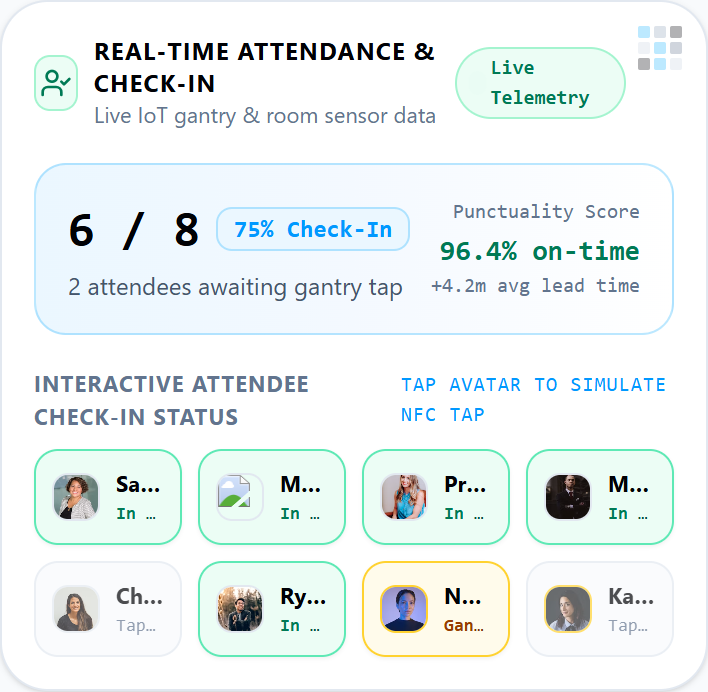
#> input picture frames_dashboard/card1_attendance.png, 708 x 692 px, found by its file name
$ python generate_dashboard_showcase_gif.py
#> lines starting #> are read from the running program, lines starting #| are printed output that depends on the picture
import os
import math
from PIL import Image, ImageDraw, ImageFont, ImageFilter

FONT_BOLD = "C:/Windows/Fonts/segoeuib.ttf"
FONT_REG = "C:/Windows/Fonts/segoeui.ttf"
FONT_SEMI = "C:/Windows/Fonts/seguisb.ttf" if os.path.exists("C:/Windows/Fonts/seguisb.ttf") else FONT_BOLD

def get_font(path, size):
    try:
        return ImageFont.truetype(path, size)
    except:
        return ImageFont.load_default()

# 1. Load captured dashboard components
c1_att = Image.open("frames_dashboard/card1_attendance.png")
#> c1_att is the input picture: PIL image 708x692 RGB; mean R, G, B 235.4, 242.1, 241.9
c2_utl = Image.open("frames_dashboard/card2_utilization.png")
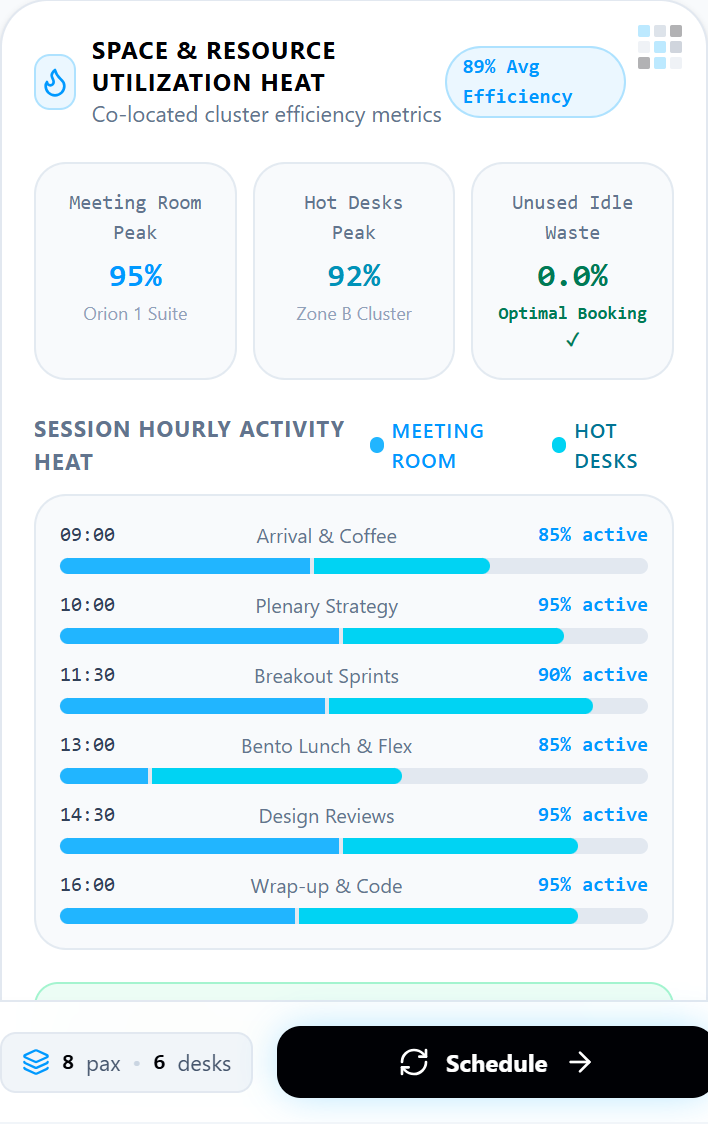
#> input picture frames_dashboard/card2_utilization.png, 708 x 1124 px, found by its file name
#> c2_utl is the input picture: PIL image 708x1124 RGB; mean R, G, B 220.1, 234.2, 239.8
c3_cst = Image.open("frames_dashboard/card3_cost.png")
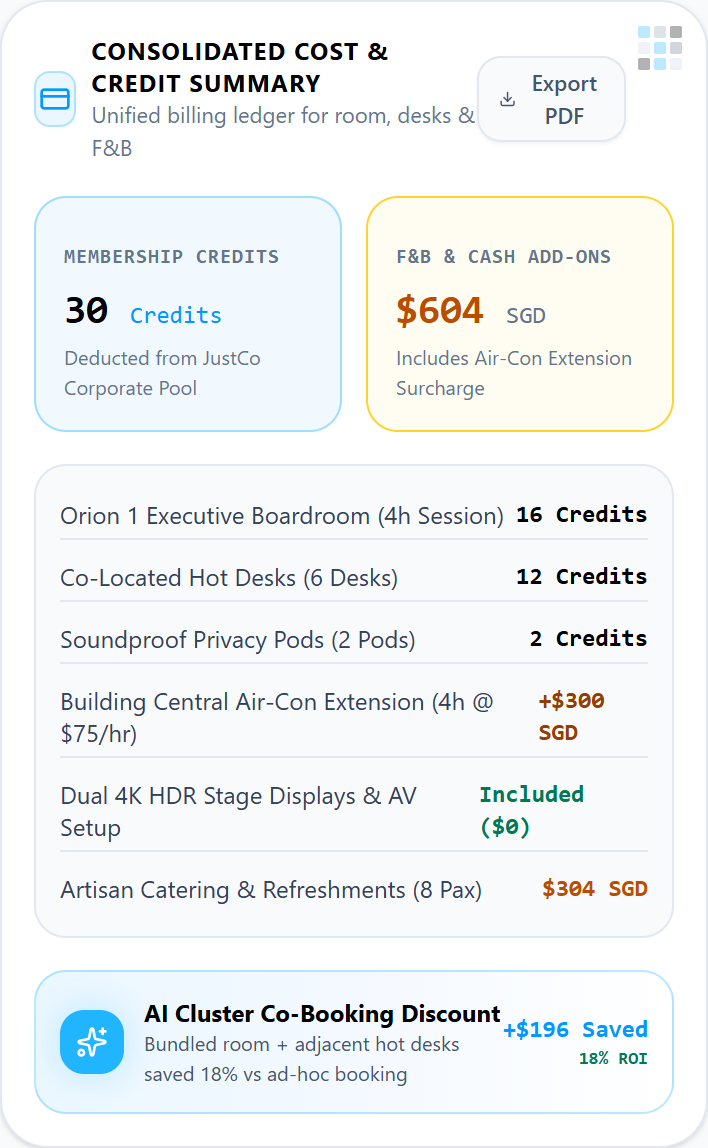
#> input picture frames_dashboard/card3_cost.png, 708 x 1148 px, found by its file name
#> c3_cst is the input picture: PIL image 708x1148 RGB; mean R, G, B 239.4, 242.8, 244.3
c4_adv = Image.open("frames_dashboard/card4_advisory.png")
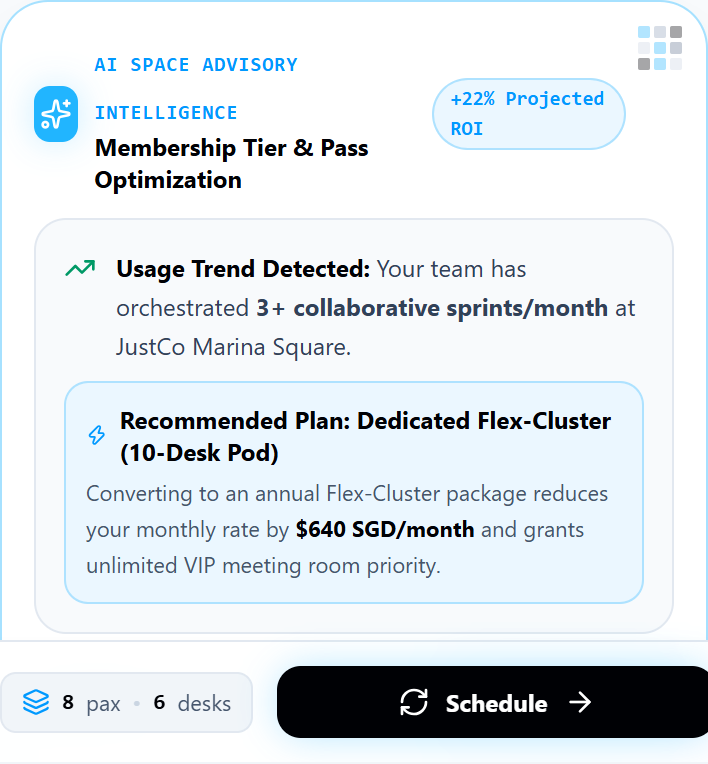
#> input picture frames_dashboard/card4_advisory.png, 708 x 764 px, found by its file name
#> c4_adv is the input picture: PIL image 708x764 RGB; mean R, G, B 220.8, 227.5, 232.3
db_mobile = Image.open("frames_dashboard/db_mobile_full.png")
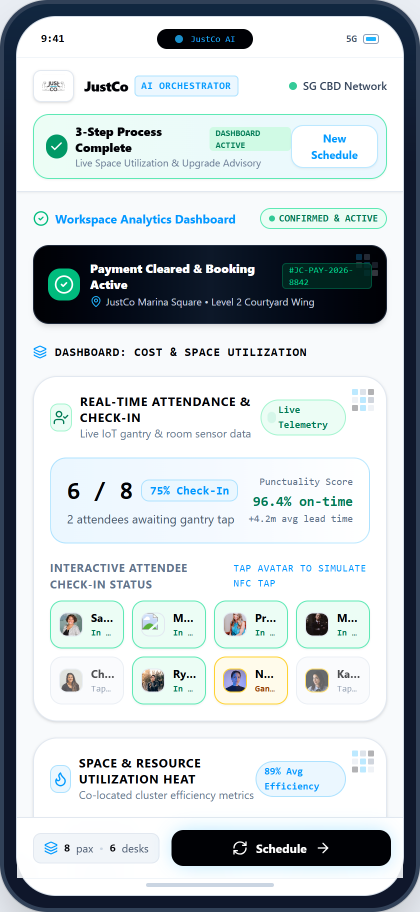
#> input picture frames_dashboard/db_mobile_full.png, 840 x 1824 px, found by its file name (shown at 1/2 size)
#> db_mobile is the input picture: PIL image 840x1824 RGB; mean R, G, B 192.4, 200.2, 204

# Canvas Dimensions
CANVAS_W = 1920
CANVAS_H = 1080

START_X = 40
COL_GAP = 24
TOTAL_COLS = 4
COL_W = (CANVAS_W - (START_X * 2) - (COL_GAP * (TOTAL_COLS - 1))) // TOTAL_COLS # ~440px
TOP_HEADER_H = 120
CARD_TOP_Y = 135
CARD_H = CANVAS_H - CARD_TOP_Y - 30 # 915px

def draw_rounded_rect(draw, box, radius, fill=None, outline=None, width=1):
    draw.rounded_rectangle(box, radius=radius, fill=fill, outline=outline, width=width)

# Dashboard Box Definitions (Left to Right)
boxes_meta = [
    {
        "id": 1,
        "num": "01",
        "title": "ATTENDANCE",
        "tag": "Real-Time IoT Gantry Check-In",
        "color": "#21B5FF",
        "img": c1_att,
        "active_footer": "• 100% Attendance (8/8 Pax) • 96.4% Punctuality",
        "dim_footer": "• IoT Turnstile Telemetry & NFC Sync"
    },
    {
        "id": 2,
        "num": "02",
        "title": "UTILIZATION",
        "tag": "Space Heatmap & ESG Energy Savings",
        "color": "#38BDF8",
        "img": c2_utl,
        "active_footer": "• 95% Room • 92% Desks • 14.2 kWh Eco Savings",
        "dim_footer": "• Hourly Density Heat & Zero Idle Waste"
    },
    {
        "id": 3,
        "num": "03",
        "title": "COST & BILLING",
        "tag": "Consolidated Credits & Itemized Ledger",
        "color": "#F59E0B",
        "img": c3_cst,
        "active_footer": "• 38 Corp Credits + $180 F&B • $45 Saved (18% ROI)",
        "dim_footer": "• Auto-Split Corporate Account Deductions"
    },
    {
        "id": 4,
        "num": "04",
        "title": "UPGRADE PLAN",
        "tag": "AI Space Advisory Intelligence",
        "color": "#10B981",
        "img": c4_adv,
        "active_footer": "• Dedicated Flex-Cluster Plan (Save $640/mo)",
        "dim_footer": "• +22% Projected ROI • $7,680 SGD/yr Savings"
    },
]

def render_dashboard_board_frame(active_box_idx=0, is_all_active=False):
#> called with active_box_idx = 3, is_all_active = False
    im = Image.new("RGB", (CANVAS_W, CANVAS_H), "#080D18")
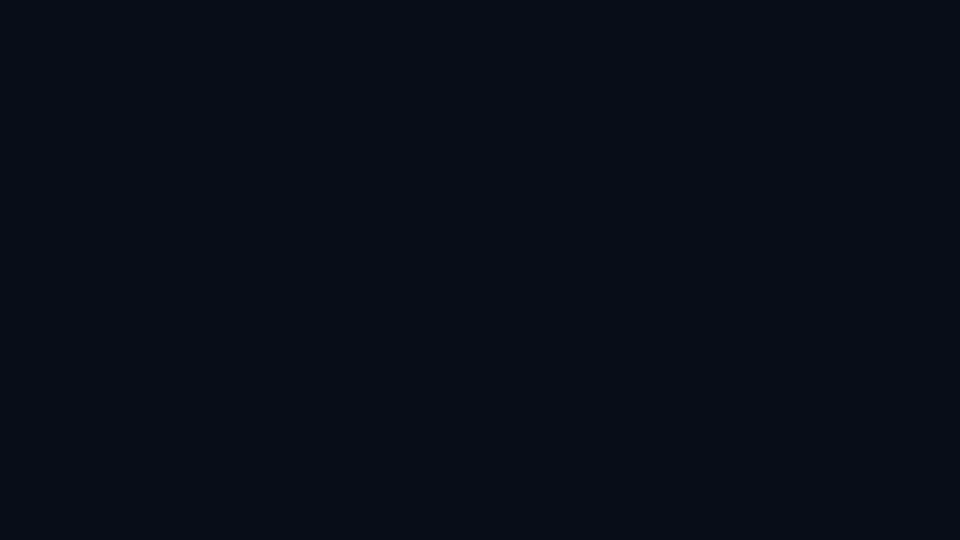
#> im: PIL image 1920x1080 RGB (shown at 1/2 size); mean R, G, B 8, 13, 24
    draw = ImageDraw.Draw(im)

    # Ambient Top Glow
    for y in range(TOP_HEADER_H + 60):
        alpha = int(45 * (1.0 - y / (TOP_HEADER_H + 60)))
        draw.line([(0, y), (CANVAS_W, y)], fill=(10 + alpha//2, 28 + alpha, 60 + alpha * 2))

    # Top Brand Bar
    f_brand = get_font(FONT_BOLD, 24)
    f_title = get_font(FONT_SEMI, 21)
    f_sub = get_font(FONT_REG, 14)
    f_badge = get_font(FONT_BOLD, 12)

    # Header Titles
    draw.text((START_X, 24), "JustCo", font=f_brand, fill="#FFFFFF")
    draw.text((START_X + 96, 26), "Workspace Analytics Dashboard", font=f_title, fill="#21B5FF")

    # Subtitle
    draw.text(
        (START_X, 58),
        "Live Post-Booking Intelligence: Real-Time Attendance • Space Heatmap • Cost Clearance • Upgrade Advisory",
        font=f_sub,
        fill="#94A3B8"
    )

    # Top Right Badges
    badge_x = CANVAS_W - START_X - 510
    draw_rounded_rect(draw, (badge_x, 30, badge_x + 220, 62), 10, fill="#0F172A", outline="#10B981", width=1)
    draw.ellipse((badge_x + 14, 43, badge_x + 22, 51), fill="#10B981")
    draw.text((badge_x + 30, 38), "Booking #JC-PAY-2026-8842 Active", font=f_badge, fill="#E2E8F0")

    draw_rounded_rect(draw, (badge_x + 235, 30, badge_x + 510, 62), 10, fill="#0F172A", outline="#334155", width=1)
    draw.text((badge_x + 248, 38), "Dashboard: Cost, Utilization & Upgrade", font=f_badge, fill="#38BDF8")

    # Separator Line
    draw.line([(START_X, TOP_HEADER_H), (CANVAS_W - START_X, TOP_HEADER_H)], fill="#1E293B", width=1)

    # Render 4 Columns (Left to Right)
    for i, box in enumerate(boxes_meta):
        x0 = START_X + i * (COL_W + COL_GAP)
        x1 = x0 + COL_W
        y0 = CARD_TOP_Y
        y1 = y0 + CARD_H

        is_active = (i == active_box_idx) or is_all_active

        # Card Box Outline & Glowing Background
        if is_active:
            # Active glowing outer border
            draw_rounded_rect(draw, (x0 - 2, y0 - 2, x1 + 2, y1 + 2), 22, fill="#0F1F3D", outline=box["color"], width=2)
            draw_rounded_rect(draw, (x0, y0, x1, y1), 20, fill="#0D1629", outline="#253858", width=1)
        else:
            # Inactive dimmed card
            draw_rounded_rect(draw, (x0, y0, x1, y1), 20, fill="#0A101D", outline="#1E293B", width=1)

        # Card Header Inside Box
        badge_bg = box["color"] if is_active else "#1E293B"
        badge_fg = "#000105" if is_active else "#94A3B8"
        draw_rounded_rect(draw, (x0 + 14, y0 + 14, x0 + 46, y0 + 46), 8, fill=badge_bg)
        draw.text((x0 + 20, y0 + 20), box["num"], font=get_font(FONT_BOLD, 15), fill=badge_fg)

        # Box Title & Subtitle
        draw.text((x0 + 56, y0 + 14), f"BOX {box['num']}: {box['title']}", font=get_font(FONT_BOLD, 16), fill="#FFFFFF" if is_active else "#CBD5E1")
        draw.text((x0 + 56, y0 + 36), box["tag"], font=get_font(FONT_REG, 11), fill=box["color"] if is_active else "#64748B")

        # Card Component Image
        # Scale card to fit cleanly within available height and width
        card_max_w = COL_W - 24 # ~416px
        card_orig_w, card_orig_h = box["img"].size
        avail_card_h = y1 - (y0 + 64) - 48 # height between header and footer

        scale_ratio = min(card_max_w / card_orig_w, avail_card_h / card_orig_h)
        target_w = int(card_orig_w * scale_ratio)
        target_h = int(card_orig_h * scale_ratio)

        scaled_card = box["img"].resize((target_w, target_h), Image.Resampling.LANCZOS)

        # Center card image in column
        card_x = x0 + (COL_W - target_w) // 2
        card_y = y0 + 62
        im.paste(scaled_card, (card_x, card_y))

        # Bottom Metric Status Bar
        footer_y0 = y1 - 42
        footer_y1 = y1 - 12
        foot_bg = "#0B223D" if is_active else "#0F172A"
        foot_border = box["color"] if is_active else "#1E293B"
        draw_rounded_rect(draw, (x0 + 12, footer_y0, x1 - 12, footer_y1), 8, fill=foot_bg, outline=foot_border, width=1)
        footer_text = box["active_footer"] if is_active else box["dim_footer"]
        draw.text((x0 + 20, footer_y0 + 8), footer_text, font=get_font(FONT_BOLD, 11), fill="#FFFFFF" if is_active else "#94A3B8")
#> this loop made 4 passes
#> (x0, x1, is_active, badge_fg, card_orig_h, target_h, card_x, foot_bg) on passes 1 to 2: (40, 482, False, '#94A3B8', 692, 408, 52, '#0F172A'), (506, 948, False, '#94A3B8', 1124, 663, 518, '#0F172A')
#> (x0, x1, is_active, badge_fg, card_orig_h, target_h, card_x, foot_bg) on passes 3 to 4: (972, 1414, False, '#94A3B8', 1148, 677, 984, '#0F172A'), (1438, 1880, True, '#000105', 764, 451, 1450, '#0B223D')
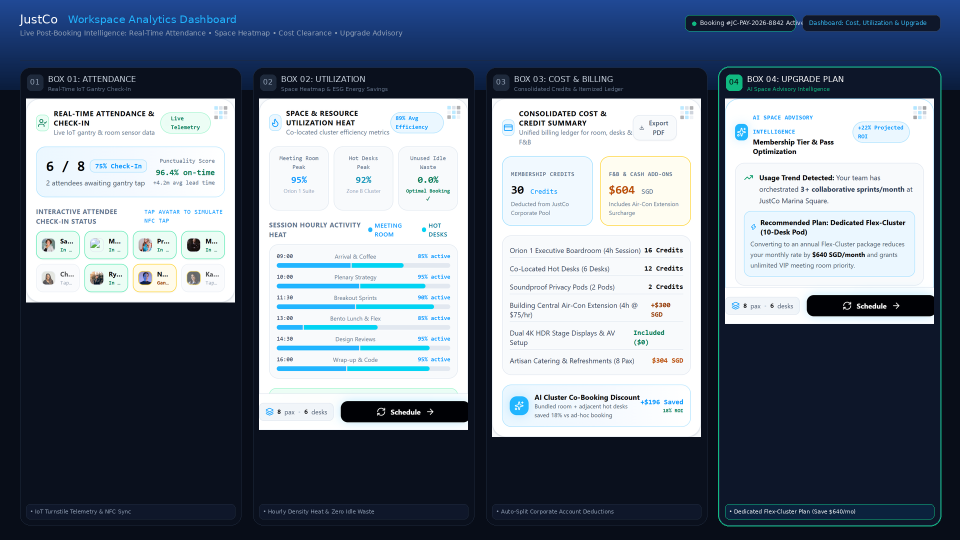
#> im: PIL image 1920x1080 RGB (shown at 1/2 size); mean R, G, B 109.8, 120.8, 135.3

    return im

# 2. Render Static Dashboard Showcase Storyboard
print("Rendering static Dashboard Showcase image...")
static_dashboard_board = render_dashboard_board_frame(active_box_idx=3, is_all_active=False) # spotlight on upgrade recommendation
if not os.path.exists("frames"):
    os.makedirs("frames", exist_ok=True)

static_dashboard_board.save("frames/dashboard_showcase_storyboard.png", "PNG", quality=95)
print("Saved frames/dashboard_showcase_storyboard.png")

# 3. Generate Animated Dashboard GIF Highlighting Boxes from Left to Right:
# Frame 1: Box 1 (Attendance)
# Frame 2: Box 2 (Utilization Heatmap)
# Frame 3: Box 3 (Cost & Billing Ledger)
# Frame 4: Box 4 (AI Space Advisory & Upgrade Recommendation)
# Frame 5: All 4 Boxes Active Overview
print("Generating Animated Dashboard GIF (Highlighting Boxes from Left to Right)...")

dashboard_animation_sequence = [
    (0, False, 2200, "Box 1: Attendance & IoT Check-In"),
    (1, False, 2200, "Box 2: Space & Desk Utilization Heatmap"),
    (2, False, 2200, "Box 3: Consolidated Cost & Billing Summary"),
    (3, False, 2400, "Box 4: AI Space Advisory & Upgrade Plan Recommendation"),
    (3, True, 2600, "All Boxes Active: Executive Dashboard Overview"),
]

dash_gif_frames = []
dash_durations = []

for idx, (active_idx, all_active, dur, label) in enumerate(dashboard_animation_sequence):
    print(f"Rendering dashboard frame {idx+1}/{len(dashboard_animation_sequence)}: {label}")
    db_img = render_dashboard_board_frame(active_box_idx=active_idx, is_all_active=all_active)
    # Resize to 1440x810 for optimal GIF smoothness and crisp fidelity
    scaled = db_img.resize((1440, 810), Image.Resampling.LANCZOS)
    dash_gif_frames.append(scaled)
    dash_durations.append(dur)
#> this loop made 5 passes
#> pass 2, `scaled = db_img.resize((1440, 810), Image.Resampling.LANCZOS)`:
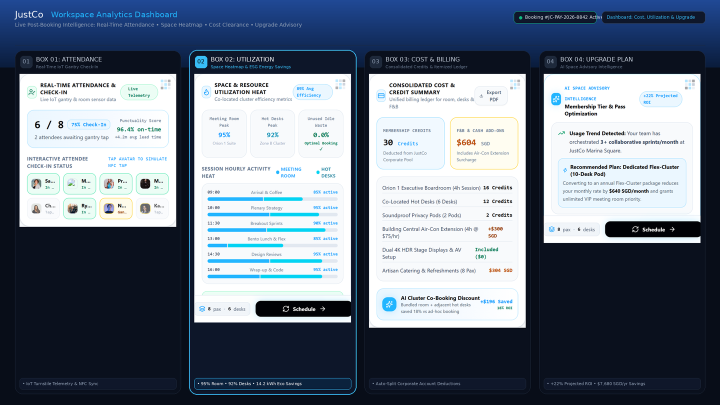
#> scaled: PIL image 1440x810 RGB (shown at 1/2 size); mean R, G, B 109.7, 120.5, 135.1
#> after the loop, dash_durations = [2200, 2200, 2200, 2400, 2600]; dash_gif_frames = 5 items

dash_gif_frames[0].save(
    "frames/dashboard_showcase_animated.gif",
    save_all=True,
    append_images=dash_gif_frames[1:],
    duration=dash_durations,
    loop=0,
    optimize=True
)
print("Saved frames/dashboard_showcase_animated.gif")

print("All Dashboard generation completed successfully!")
